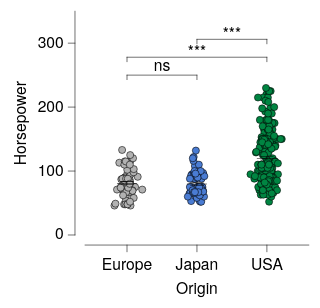

Write a Vega-Lite specification for this figure.
### Vega-Lite specification from a JSON file in a GitHub repository (floating-point values rounded to 4 significant figures; data arrays with more than 128 entries replaced by an {"elided": "..."} marker saying what was removed)
{"background": null, "config": {"arc": {"fill": "#DBDBDB", "fillOpacity": 1.0, "innerRadius": 25.0, "padAngle": 0.03, "stroke": "black", "strokeOpacity": 1, "strokeWidth": 0.25}, "area": {"fill": "#DBDBDB", "fillOpacity": 1.0, "stroke": "black", "strokeOpacity": 1, "strokeWidth": 0.25}, "axis": {"domain": true, "domainCap": "round", "domainColor": "black", "domainWidth": 0.25, "grid": false, "gridCap": "round", "gridColor": "#F1F1F1", "gridDash": [0, 0], "gridOpacity": 1.0, "gridWidth": 0.25, "labelColor": "black", "labelFont": "Helvetica Neue, HelveticaNeue, Helvetica, Arial, sans-serif", "labelFontSize": 7, "labelFontStyle": "normal", "labelFontWeight": 400, "offset": 4.5, "ticks": true, "tickCap": "round", "tickColor": "black", "tickRound": false, "tickSize": 3, "tickWidth": 0.25, "titleColor": "black", "titleFont": "Helvetica Neue, HelveticaNeue, Helvetica, Arial, sans-serif", "titleFontSize": 7, "titleFontStyle": "normal", "titleFontWeight": 400}, "axisX": {"domain": true, "labelAlign": "center", "labelAngle": 0, "labels": true, "ticks": true, "translate": 0}, "axisY": {"domain": true, "labelAlign": "right", "labelAngle": 0, "labels": true, "ticks": true, "translate": 0}, "axisRight": {"domain": true, "labelAlign": "left", "labelAngle": 0, "labels": true, "ticks": true, "translate": 0}, "axisTop": {"domain": true, "labelAlign": "center", "labelAngle": 0, "labels": true, "ticks": true, "translate": 0}, "axisBand": {"tickOffset": 0}, "bar": {"fill": "#DBDBDB", "fillOpacity": 1.0, "stroke": "black", "strokeOpacity": 1, "strokeWidth": 0.25}, "boxplot": {"size": 9.0, "ticks": {"cornerRadius": 0.25, "fill": "black", "opacity": 1, "size": 4.5, "thickness": 0.25}, "box": {"fillOpacity": 1.0, "stroke": "black", "strokeOpacity": 1, "strokeWidth": 0.25}, "median": {"cornerRadius": 0, "fill": "black", "fillOpacity": 1.0, "opacity": 1, "size": 9.0, "thickness": 0.25}, "rule": {"fill": "black", "fillOpacity": 1.0, "size": 10.0, "stroke": "black", "strokeDash": [0, 0], "strokeOpacity": 1, "strokeWidth": 0.25}, "outliers": {"color": "black", "fill": "black", "fillOpacity": 1.0, "size": 0, "stroke": "black", "strokeOpacity": 1, "strokeWidth": 0.25}}, "circle": {"fill": "black", "fillOpacity": 1.0, "size": 1.25, "stroke": null, "strokeOpacity": 1, "strokeWidth": 0.25}, "errorband": {"band": {"fillOpacity": 0.6, "stroke": null, "strokeWidth": 0.25, "strokeOpacity": 1}, "borders": {"opacity": 0, "strokeOpacity": 0.25, "strokeWidth": 1}}, "errorbar": {"opacity": 1, "rule": {"strokeDash": [0, 0], "strokeWidth": 0.25}, "ticks": {"color": "black", "cornerRadius": 0.125, "opacity": 1, "size": 6.0, "thickness": 0.25}, "thickness": 0.25}, "font": "Helvetica Neue, HelveticaNeue, Helvetica, Arial, sans-serif", "geoshape": {"fill": "#DBDBDB", "fillOpacity": 1.0, "stroke": "black", "strokeOpacity": 1, "strokeWidth": 0.25}, "header": {"labelColor": "black", "labelFont": "Helvetica Neue, HelveticaNeue, Helvetica, Arial, sans-serif", "labelFontSize": 7, "labelFontStyle": "normal", "labelFontWeight": 400, "titleColor": "black", "titleFont": "Helvetica Neue, HelveticaNeue, Helvetica, Arial, sans-serif", "titleFontSize": 7, "titleFontStyle": "normal", "titleFontWeight": 400, "titlePadding": 0}, "legend": {"disable": false, "offset": 4.5, "titlePadding": 4, "labelOffset": 2, "gradientLabelOffset": 2, "gradientLength": 50.0, "gradientThickness": 5.0, "gradientOpacity": 1.0, "gradientStrokeColor": "black", "gradientStrokeWidth": 0.25, "labelColor": "black", "labelFont": "Helvetica Neue, HelveticaNeue, Helvetica, Arial, sans-serif", "labelFontSize": 7, "labelFontStyle": "normal", "labelFontWeight": 400, "strokeColor": "black", "strokeWidth": 0, "symbolSize": 42, "symbolStrokeColor": "black", "symbolStrokeWidth": 0.25, "titleColor": "black", "titleFont": "Helvetica Neue, HelveticaNeue, Helvetica, Arial, sans-serif", "titleFontSize": 7, "titleFontStyle": "normal", "titleFontWeight": 400}, "line": {"color": "black", "stroke": "black", "strokeCap": "butt", "strokeDash": [0, 0], "strokeOpacity": 1, "strokeWidth": 0.5}, "point": {"filled": true, "fill": "#DBDBDB", "fillOpacity": 1.0, "size": 5.0, "stroke": "black", "strokeOpacity": 1, "strokeWidth": 0.25}, "range": {"category": ["#B2B2B2", "#4A7CD3", "#008542", "#664CAF", "#509F98", "#636363", "#284F93", "#005226", "#382864", "#285753"], "diverging": {"scheme": ["#443E60", "#5F597E", "#7C759B", "#9994B6", "#B7B4CC", "#D6D5DC", "#F6F6F6", "#D1DAD9", "#A4C2BF", "#7AA9A4", "#578E89", "#37736E", "#1B5954"]}, "heatmap": {"scheme": ["#440154", "#472270", "#433E82", "#38598C", "#2C728E", "#238A8D", "#24A086", "#39B578", "#5DC862", "#96D646", "#CAE02D", "#FDE724"]}, "ordinal": {"scheme": ["#F1F1F1", "#DBDBDB", "#C6C6C6", "#B2B2B2", "#9D9D9D", "#898989", "#767676", "#636363", "#515151", "#404040", "#2F2F2F", "#1F1F1F"]}, "ramp": {"scheme": ["#440154", "#472270", "#433E82", "#38598C", "#2C728E", "#238A8D", "#24A086", "#39B578", "#5DC862", "#96D646", "#CAE02D", "#FDE724"]}}, "rule": {"color": "black", "stroke": "black", "strokeCap": "round", "strokeDash": [2, 2], "strokeOpacity": 1, "strokeWidth": 0.25}, "scale": {"barBandPaddingInner": 0.1, "rectBandPaddingInner": 0, "tickBandPaddingInner": 0.1, "bandPaddingOuter": 0.1, "bandWithNestedOffsetPaddingInner": 0.2, "bandWithNestedOffsetPaddingOuter": 0.2, "offsetBandPaddingInner": 0, "offsetBandPaddingOuter": 0, "round": false}, "rect": {"fill": "#DBDBDB", "fillOpacity": 1.0, "stroke": "black", "strokeOpacity": 1, "strokeWidth": 0.25}, "square": {"fill": "#DBDBDB", "fillOpacity": 1.0, "size": 10.0, "stroke": "black", "strokeOpacity": 1, "strokeWidth": 0.25}, "text": {"color": "black", "font": "Helvetica Neue, HelveticaNeue, Helvetica, Arial, sans-serif", "fontSize": 7, "fontStyle": "normal", "fontWeight": 400}, "tick": {"color": "black", "cornerRadius": 0.125, "opacity": 1.0, "size": 9.0, "thickness": 0.25}, "title": {"anchor": "middle", "frame": "group", "color": "black", "font": "Helvetica Neue, HelveticaNeue, Helvetica, Arial, sans-serif", "fontSize": 7, "fontStyle": "normal", "fontWeight": 400, "subtitleColor": "black", "subtitleFont": "Helvetica Neue, HelveticaNeue, Helvetica, Arial, sans-serif", "subtitleFontSize": "Helvetica Neue, HelveticaNeue, Helvetica, Arial, sans-serif", "subtitleFontStyle": "normal", "subtitleFontWeight": 400}, "trail": {"color": "black", "opacity": 1, "size": 0.5}, "view": {"continuousWidth": 100, "continuousHeight": 100, "discreteWidth": 100, "discreteHeight": 100, "fill": null, "stroke": null, "strokeWidth": 0.25}}, "layer": [{"data": {"name": "data-53eecb024a78fdc2be808dcfdc3af7a2"}, "mark": {"type": "circle", "opacity": 1.0, "size": 10.0, "stroke": "black", "strokeOpacity": 1, "strokeWidth": 0.25}, "encoding": {"color": {"field": "Origin", "legend": null, "scale": {"domain": ["Europe", "Japan", "USA"]}, "sort": ["Europe", "Japan", "USA"], "title": null, "type": "nominal"}, "x": {"axis": {}, "field": "Origin", "scale": {"domain": ["Europe", "Japan", "USA"]}, "sort": ["Europe", "Japan", "USA"], "title": "Origin", "type": "nominal"}, "xOffset": {"field": "jitter_x", "scale": {"domain": [-7.33, 7.33], "range": [5.17, 19.83]}, "type": "quantitative"}, "y": {"field": "Horsepower", "title": "Horsepower", "type": "quantitative"}}}, {"data": {"name": "data-6c4882663eaca411296217af4f5e04f9"}, "mark": {"type": "errorbar"}, "encoding": {"x": {"axis": {}, "field": "Origin", "scale": {"domain": ["Europe", "Japan", "USA"]}, "sort": ["Europe", "Japan", "USA"], "title": "Origin", "type": "nominal"}, "y": {"field": "__mean", "title": "Horsepower", "type": "quantitative"}, "yError": {"field": "__error"}}}, {"data": {"name": "data-6c4882663eaca411296217af4f5e04f9"}, "mark": {"type": "tick"}, "encoding": {"x": {"axis": {}, "field": "Origin", "scale": {"domain": ["Europe", "Japan", "USA"]}, "sort": ["Europe", "Japan", "USA"], "title": "Origin", "type": "nominal"}, "y": {"field": "__mean", "title": "Horsepower", "type": "quantitative"}}}, {"layer": [{"layer": [{"data": {"values": [{"x": "Europe", "x2": "Japan", "y": 250.0, "__dysonsphere__": 1}]}, "mark": {"type": "rule", "strokeCap": "round", "strokeDash": [0, 0], "strokeWidth": 0.25}, "encoding": {"x": {"value": 18.75}, "x2": {"value": 50.0}, "y": {"field": "y", "type": "quantitative"}}}, {"data": {"values": [{"x": "Europe", "y": 250.0, "y2": 250.0, "__dysonsphere__": 1}]}, "mark": {"type": "rule", "strokeCap": "round", "strokeDash": [0, 0], "strokeWidth": 0.25, "y2Offset": 2.0}, "encoding": {"x": {"value": 18.75}, "y": {"field": "y", "type": "quantitative"}, "y2": {"field": "y2"}}}, {"data": {"values": [{"x": "Japan", "y": 250.0, "y2": 250.0, "__dysonsphere__": 1}]}, "mark": {"type": "rule", "strokeCap": "round", "strokeDash": [0, 0], "strokeWidth": 0.25, "y2Offset": 2.0}, "encoding": {"x": {"value": 50.0}, "y": {"field": "y", "type": "quantitative"}, "y2": {"field": "y2"}}}, {"data": {"values": [{"y": 250.0, "label": "ns", "__dysonsphere__": 1}]}, "mark": {"type": "text", "align": "center", "dy": -4.0, "fontSize": 7}, "encoding": {"text": {"field": "label", "type": "nominal"}, "x": {"value": 34.38}, "y": {"field": "y", "type": "quantitative"}}}]}, {"layer": [{"data": {"values": [{"x": "Europe", "x2": "USA", "y": 278.0, "__dysonsphere__": 1}]}, "mark": {"type": "rule", "strokeCap": "round", "strokeDash": [0, 0], "strokeWidth": 0.25}, "encoding": {"x": {"value": 18.75}, "x2": {"value": 81.25}, "y": {"field": "y", "type": "quantitative"}}}, {"data": {"values": [{"x": "Europe", "y": 278.0, "y2": 278.0, "__dysonsphere__": 1}]}, "mark": {"type": "rule", "strokeCap": "round", "strokeDash": [0, 0], "strokeWidth": 0.25, "y2Offset": 2.0}, "encoding": {"x": {"value": 18.75}, "y": {"field": "y", "type": "quantitative"}, "y2": {"field": "y2"}}}, {"data": {"values": [{"x": "USA", "y": 278.0, "y2": 278.0, "__dysonsphere__": 1}]}, "mark": {"type": "rule", "strokeCap": "round", "strokeDash": [0, 0], "strokeWidth": 0.25, "y2Offset": 2.0}, "encoding": {"x": {"value": 81.25}, "y": {"field": "y", "type": "quantitative"}, "y2": {"field": "y2"}}}, {"data": {"values": [{"y": 278.0, "label": "***", "__dysonsphere__": 1}]}, "mark": {"type": "text", "align": "center", "dy": -2.0, "fontSize": 7}, "encoding": {"text": {"field": "label", "type": "nominal"}, "x": {"value": 50.0}, "y": {"field": "y", "type": "quantitative"}}}]}, {"layer": [{"data": {"values": [{"x": "Japan", "x2": "USA", "y": 306.0, "__dysonsphere__": 1}]}, "mark": {"type": "rule", "strokeCap": "round", "strokeDash": [0, 0], "strokeWidth": 0.25}, "encoding": {"x": {"value": 50.0}, "x2": {"value": 81.25}, "y": {"field": "y", "type": "quantitative"}}}, {"data": {"values": [{"x": "Japan", "y": 306.0, "y2": 306.0, "__dysonsphere__": 1}]}, "mark": {"type": "rule", "strokeCap": "round", "strokeDash": [0, 0], "strokeWidth": 0.25, "y2Offset": 2.0}, "encoding": {"x": {"value": 50.0}, "y": {"field": "y", "type": "quantitative"}, "y2": {"field": "y2"}}}, {"data": {"values": [{"x": "USA", "y": 306.0, "y2": 306.0, "__dysonsphere__": 1}]}, "mark": {"type": "rule", "strokeCap": "round", "strokeDash": [0, 0], "strokeWidth": 0.25, "y2Offset": 2.0}, "encoding": {"x": {"value": 81.25}, "y": {"field": "y", "type": "quantitative"}, "y2": {"field": "y2"}}}, {"data": {"values": [{"y": 306.0, "label": "***", "__dysonsphere__": 1}]}, "mark": {"type": "text", "align": "center", "dy": -2.0, "fontSize": 7}, "encoding": {"text": {"field": "label", "type": "nominal"}, "x": {"value": 65.62}, "y": {"field": "y", "type": "quantitative"}}}]}], "name": "__dysonsphere_449ca61caacbe53b_33"}], "$schema": "https://vega.github.io/schema/vega-lite/v6.4.1.json", "datasets": {"data-53eecb024a78fdc2be808dcfdc3af7a2": {"elided": "400 records"}, "data-6c4882663eaca411296217af4f5e04f9": [{"Origin": "USA", "__mean": 119.9, "__error": 2.529, "__dysonsphere__": 1}, {"Origin": "Europe", "__mean": 81.0, "__error": 2.47, "__dysonsphere__": 1}, {"Origin": "Japan", "__mean": 79.84, "__error": 2.005, "__dysonsphere__": 1}]}}
